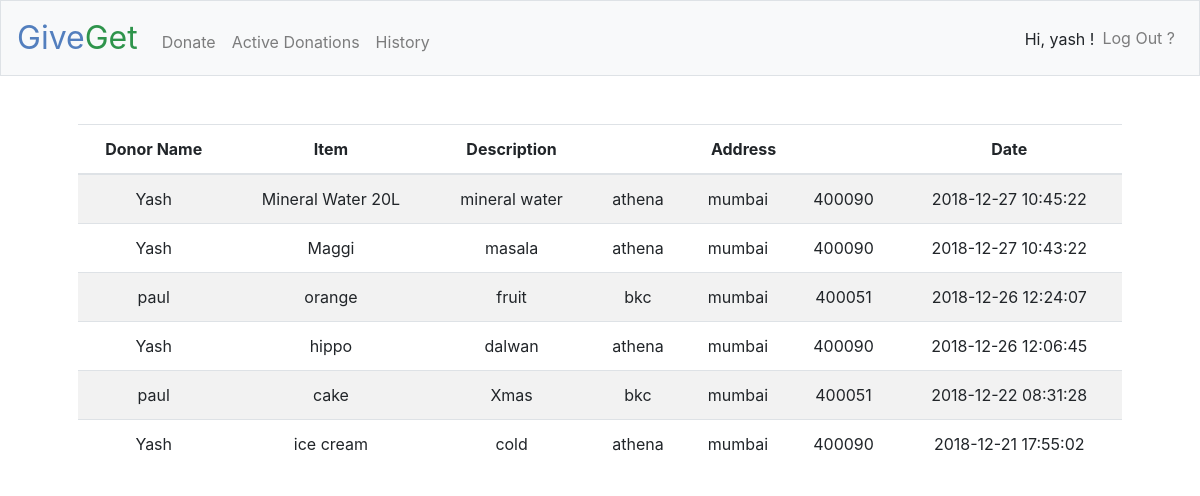
/users/7/complete-donations (signed in), run on the app's committed database.
### tables this page shows
CREATE TABLE IntendedReceipients
(
id INTEGER PRIMARY KEY AUTOINCREMENT,
create_date DATETIME,
modified_date DATETIME,
rank INTEGER NOT NULL,
status VARCHAR(30) NOT NULL,
donation_id INTEGER,
user_id INTEGER,
FOREIGN KEY(donation_id) REFERENCES Donation(id), 
FOREIGN KEY(user_id) REFERENCES User(id)
);

CREATE TABLE 'User' (
id INTEGER PRIMARY KEY AUTOINCREMENT,
user_name VARCHAR(100) NOT NULL,
name VARCHAR(100) NOT NULL,
address_line1 VARCHAR(200) NOT NULL,
address_line2 VARCHAR(200),
city VARCHAR(200) NOT NULL,
pincode VARCHAR(25) NOT NULL,
state VARCHAR(200) NOT NULL,
country VARCHAR(200) NOT NULL,
latitude      double,
longitude     double,
is_active boolean DEFAULT 'true'
, 'user_type'  varchar(200) NOT NULL  , 'password'  varchar(300) NOT NULL  , 'email_id' varchar(200));

CREATE TABLE 'Donation' (
id INTEGER PRIMARY KEY AUTOINCREMENT,
create_date DATETIME,'modified_date' DATETIME,
status VARCHAR(30) NOT NULL,
title VARCHAR(300) NOT NULL,
note VARCHAR(500),
user_id INTEGER,
item_id INTEGER,
FOREIGN KEY(user_id) REFERENCES User(id), 
FOREIGN KEY(item_id) REFERENCES ItemType(id)
);

### app.py (the view)
@app.route("/users/<int:user_id>/complete-donations")
@login_required
def view_complete_donations_receiver(user_id):
    donations = db.execute("""
    SELECT
    u.name AS user_name,
    u.address_line1 AS address_line1,
    u.city AS user_city,
    u.pincode AS user_pincode,
    d.id AS donation_id,
    d.title AS donation_title,
    d.note AS donation_instructions,
    d.create_date AS donation_create_date,
    d.modified_date AS donation_modified_date,
    d.status AS donation_status,
    ir.status AS recipient_status,
    ir.modified_date AS recipient_modified_date_date
FROM
    user AS u inner JOIN donation d on d.user_id = u.id And d.status='Complete'
    left outer join IntendedReceipients as ir on d.id = ir.donation_id AND ir.status='Accept'
    inner join user as iru on ir.user_id = iru.id AND iru.id=:user_id
ORDER BY d.modified_date DESC""",
            user_id=user_id)
    return render_template("view_complete_donations_receiver.html", donations=donations)

### app.py (called while the page is built)
@app.after_request
def after_request(response):
    response.headers["Cache-Control"] = "no-cache, no-store, must-revalidate"
    response.headers["Expires"] = 0
    response.headers["Pragma"] = "no-cache"
    return response

### helpers.py (called while the page is built)
def login_required(f):
    @wraps(f)
    def decorated_function(*args, **kwargs):
        if session.get("user_id") is None:
            return redirect("/login")
        return f(*args, **kwargs)
    return decorated_function

### templates/view_complete_donations_receiver.html (shortened to what this page needs)
{% extends "layout.html" %}
{% block main %}
    <table class="table table-striped">
        <thead>
            <tr>
                <th>Donor Name</th>
                <th>Item</th>
                <th>Description</th>
                <th colspan=3>Address</th>
                <th>Date</th>
            </tr>
        </thead>
        <tbody>
            {% for donation in donations %}
                <tr>
                    <td>{{ donation.user_name }}</td>
                    <td>{{ donation.donation_title }}</td>
                    <td>{{ donation.donation_instructions }}</td>
                    <td>{{ donation.address_line1 }}</td>
                    <td>{{ donation.user_city }}</td>
                    <td>{{ donation.user_pincode }}</td>
                    <td>{{ donation.donation_modified_date }}</td>
                </tr>
            {% endfor %}
        </tbody>
    </table>
{% endblock %}

### data on the page
IntendedReceipients: user_name "Yash", donation_title "Mineral Water 20L", donation_instructions "mineral water", address_line1 "athena", user_city "mumbai", user_pincode "400090", donation_modified_date "2018-12-27 10:45:22"
IntendedReceipients: user_name "Yash", donation_title "Maggi", donation_instructions "masala", address_line1 "athena", user_city "mumbai", user_pincode "400090", donation_modified_date "2018-12-27 10:43:22"
IntendedReceipients: user_name "paul", donation_title "orange", donation_instructions "fruit", address_line1 "bkc", user_city "mumbai", user_pincode "400051", donation_modified_date "2018-12-26 12:24:07"
IntendedReceipients: user_name "Yash", donation_title "hippo", donation_instructions "dalwan", address_line1 "athena", user_city "mumbai", user_pincode "400090", donation_modified_date "2018-12-26 12:06:45"
IntendedReceipients: user_name "paul", donation_title "cake", donation_instructions "Xmas", address_line1 "bkc", user_city "mumbai", user_pincode "400051", donation_modified_date "2018-12-22 08:31:28"
IntendedReceipients: user_name "Yash", donation_title "ice cream", donation_instructions "cold", address_line1 "athena", user_city "mumbai", user_pincode "400090", donation_modified_date "2018-12-21 17:55:02"

### other printed values
{{ session.user_name }} "yash"
